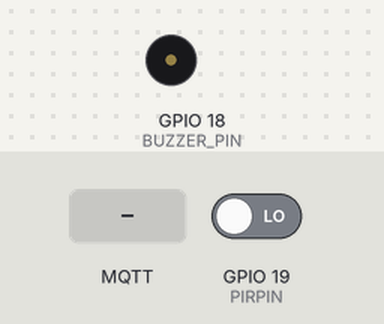
This sketch was run on a simulated ESP32. Shown: buzzer (waves = sounding). The test bench sets the inputs (shaded band); at power-on: GPIO 19 (PIRPIN) LOW. WiFi joins after 1.5 s; servers stay silent unless stated; no MQTT or app messages arrive unless stated; not simulated (calls return 0 or success): credentials.h; names the files do not define were given values by the test bench: MQTT_PORT = 1883; what the sketch prints to the serial monitor is not drawn.

Above: at 3.7 s.
3.8 s: MQTT message "person_detected" arrives on the first subscribed topic
At 4.7 s:
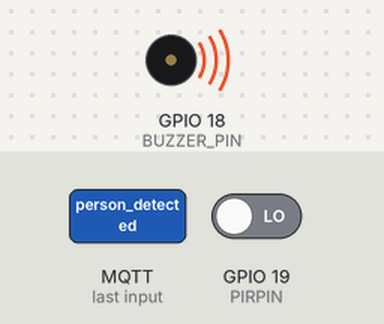
5.3 s: MQTT message "1" arrives on the first subscribed topic
At 6.5 s:
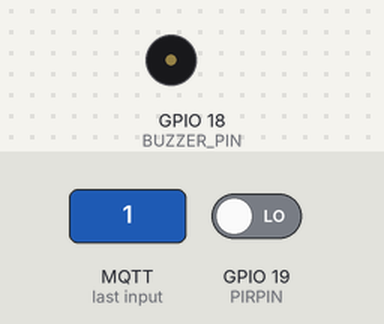
9.8 s: MQTT message "person_detected" arrives on the first subscribed topic
At 10.4 s:
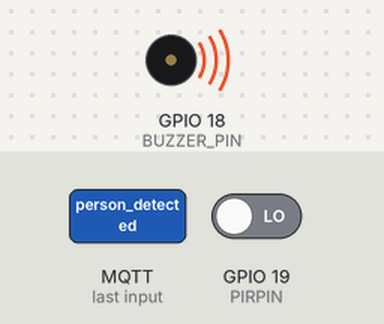
Timing chart, 0 to 12.8 s (numbered marks = the images above; inputs shaded):
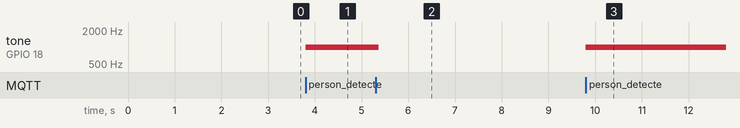

Measured:
- after the input at 3.8 s, tone on GPIO 18 (BUZZER_PIN): silent → 1000 Hz at once
- after the input at 5.3 s, tone on GPIO 18 (BUZZER_PIN): 1000 Hz → silent after 0.06 s
- after the input at 9.8 s, tone on GPIO 18 (BUZZER_PIN): silent → 1000 Hz at once

The sketch:

alarm_node.ino
```cpp
#include <WiFi.h>
#include <PubSubClient.h>
#include "credentials.h"
#define PIRPIN 19
#define BUZZER_PIN 18

bool personDetected = false;

// Define a static IP address for this Node
IPAddress staticIP(192, 168, 1, 150);
IPAddress gateway(192, 168, 1, 1);
IPAddress subnet(255, 255, 255, 0);

WiFiClient espClient;
PubSubClient client(espClient);

void setup() {
  Serial.begin(9600);
  pinMode(PIRPIN, INPUT);
  pinMode(BUZZER_PIN, OUTPUT);

  ledcSetup(0, 5000, 8);  // Configure LEDC channel 0: frequency=5000 Hz, resolution=8-bit
  ledcAttachPin(BUZZER_PIN, 0);  // Attach the LEDC channel to the GPIO pin

  connectToWiFi();

  client.setServer(MQTT_SERVER, MQTT_PORT);
  client.setCallback(callback);
  while (!client.connected()) {
    Serial.println("Connecting to MQTT...");

    Serial.println("Attempting MQTT connection...");
    // Attempt to connect
    if (client.connect("AlarmClient", MQTT_USER, MQTT_PASSWORD)) {
      Serial.println("Connected to MQTT broker");
      // Subscribe to the desired topic
      client.subscribe("detection");
    } else {
      Serial.print("Failed, rc=");
      Serial.print(client.state());
      Serial.println(" Retrying in 5 seconds...");
      // Wait 5 seconds before retrying
      delay(5000);
    }
  }
}

void loop() {
  client.loop();
  int pir_state = digitalRead(PIRPIN);
  if(personDetected == true) {
    tone(BUZZER_PIN, 1000);
    Serial.print("playing...");
  } else {
    noTone(BUZZER_PIN);
  }
}

void callback(char* topic, byte* payload, unsigned int length) {
  Serial.print("Message received on topic: ");
  Serial.println(topic);
  String receivedPayload = "";
  Serial.print("Payload: ");
  for (int i = 0; i < length; i++) {
    receivedPayload += (char)payload[i];
  }
  Serial.print(receivedPayload);
  Serial.println();
  if(receivedPayload == "person_detected") {
    personDetected = true;
  } else {
    personDetected = false;
  }
}

void connectToWiFi() {
  delay(1000);
  Serial.print("Connecting to ");
  Serial.println(WIFI_SSID);

  WiFi.config(staticIP, gateway, subnet);
  WiFi.begin(WIFI_SSID, WIFI_PASSWORD);

  while (WiFi.status() != WL_CONNECTED) {
    Serial.print(".");
    delay(500);
  }

  Serial.print("WiFi Connected.");
  Serial.print("IP address: ");
  Serial.println(WiFi.localIP());
}
```
